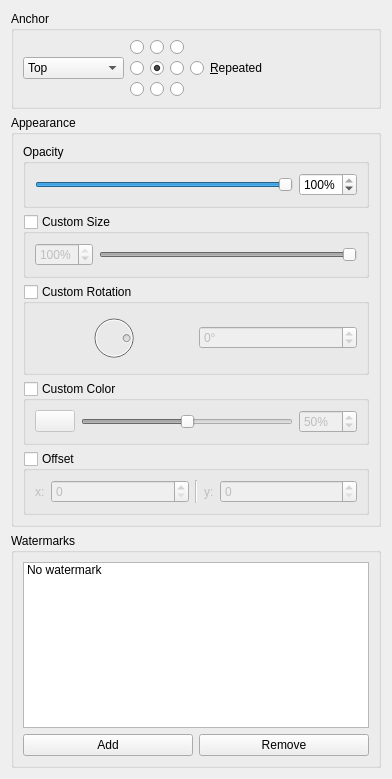
<?xml version="1.0" encoding="UTF-8"?>
<ui version="4.0">
 <class>WatermarkForm</class>
 <widget class="QWidget" name="WatermarkForm">
  <property name="geometry">
   <rect>
    <x>0</x>
    <y>0</y>
    <width>392</width>
    <height>779</height>
   </rect>
  </property>
  <property name="windowTitle">
   <string notr="true">Form</string>
  </property>
  <layout class="QVBoxLayout" name="verticalLayout">
   <item>
    <widget class="QGroupBox" name="anchorGroupBox">
     <property name="title">
      <string>Anchor</string>
     </property>
     <layout class="QHBoxLayout" name="horizontalLayout_6" stretch="0,0,0,0">
      <item>
       <widget class="QComboBox" name="comboPosition">
        <property name="currentIndex">
         <number>0</number>
        </property>
        <item>
         <property name="text">
          <string>Top</string>
         </property>
        </item>
        <item>
         <property name="text">
          <string>Top Left</string>
         </property>
        </item>
        <item>
         <property name="text">
          <string>Top Right</string>
         </property>
        </item>
        <item>
         <property name="text">
          <string>Left</string>
         </property>
        </item>
        <item>
         <property name="text">
          <string>Right</string>
         </property>
        </item>
        <item>
         <property name="text">
          <string>Bottom</string>
         </property>
        </item>
        <item>
         <property name="text">
          <string>Bottom Left</string>
         </property>
        </item>
        <item>
         <property name="text">
          <string>Bottom Right</string>
         </property>
        </item>
        <item>
         <property name="text">
          <string>Center</string>
         </property>
        </item>
        <item>
         <property name="text">
          <string>Repeated</string>
         </property>
        </item>
       </widget>
      </item>
      <item>
       <layout class="QGridLayout" name="gridLayout">
        <property name="sizeConstraint">
         <enum>QLayout::SetDefaultConstraint</enum>
        </property>
        <item row="0" column="1">
         <widget class="QRadioButton" name="radioTop">
          <property name="toolTip">
           <string>Top</string>
          </property>
          <property name="text">
           <string/>
          </property>
         </widget>
        </item>
        <item row="0" column="0">
         <widget class="QRadioButton" name="radioTopLeft">
          <property name="toolTip">
           <string>Top Left</string>
          </property>
          <property name="text">
           <string/>
          </property>
         </widget>
        </item>
        <item row="0" column="2">
         <widget class="QRadioButton" name="radioTopRight">
          <property name="toolTip">
           <string>Top Right</string>
          </property>
          <property name="text">
           <string/>
          </property>
         </widget>
        </item>
        <item row="1" column="0">
         <widget class="QRadioButton" name="radioLeft">
          <property name="toolTip">
           <string>Left</string>
          </property>
          <property name="text">
           <string/>
          </property>
         </widget>
        </item>
        <item row="2" column="0">
         <widget class="QRadioButton" name="radioBottomLeft">
          <property name="toolTip">
           <string>Bottom Left</string>
          </property>
          <property name="text">
           <string/>
          </property>
         </widget>
        </item>
        <item row="1" column="1">
         <widget class="QRadioButton" name="radioCenter">
          <property name="toolTip">
           <string>Center</string>
          </property>
          <property name="styleSheet">
           <string notr="true"/>
          </property>
          <property name="text">
           <string/>
          </property>
          <property name="checked">
           <bool>true</bool>
          </property>
         </widget>
        </item>
        <item row="2" column="1">
         <widget class="QRadioButton" name="radioBottom">
          <property name="toolTip">
           <string>Bottom</string>
          </property>
          <property name="text">
           <string/>
          </property>
         </widget>
        </item>
        <item row="1" column="2">
         <widget class="QRadioButton" name="radioRight">
          <property name="toolTip">
           <string>Right</string>
          </property>
          <property name="text">
           <string/>
          </property>
         </widget>
        </item>
        <item row="2" column="2">
         <widget class="QRadioButton" name="radioBottomRight">
          <property name="toolTip">
           <string>Bottom Right</string>
          </property>
          <property name="text">
           <string/>
          </property>
         </widget>
        </item>
       </layout>
      </item>
      <item>
       <widget class="QRadioButton" name="radioRepeated">
        <property name="text">
         <string>&amp;Repeated</string>
        </property>
       </widget>
      </item>
      <item>
       <spacer name="horizontalSpacer">
        <property name="orientation">
         <enum>Qt::Horizontal</enum>
        </property>
        <property name="sizeHint" stdset="0">
         <size>
          <width>40</width>
          <height>20</height>
         </size>
        </property>
       </spacer>
      </item>
     </layout>
    </widget>
   </item>
   <item>
    <widget class="QGroupBox" name="appearanceGroupBox">
     <property name="title">
      <string>Appearance</string>
     </property>
     <layout class="QVBoxLayout" name="verticalLayout_4">
      <item>
       <widget class="QGroupBox" name="opacityGroupBox">
        <property name="title">
         <string>Opacity</string>
        </property>
        <layout class="QHBoxLayout" name="horizontalLayout_7">
         <item>
          <widget class="QSlider" name="opacitySlider">
           <property name="minimum">
            <number>1</number>
           </property>
           <property name="maximum">
            <number>100</number>
           </property>
           <property name="sliderPosition">
            <number>100</number>
           </property>
           <property name="orientation">
            <enum>Qt::Horizontal</enum>
           </property>
          </widget>
         </item>
         <item>
          <widget class="QSpinBox" name="opacitySpinBox">
           <property name="suffix">
            <string>%</string>
           </property>
           <property name="prefix">
            <string/>
           </property>
           <property name="minimum">
            <number>1</number>
           </property>
           <property name="maximum">
            <number>100</number>
           </property>
           <property name="value">
            <number>100</number>
           </property>
          </widget>
         </item>
        </layout>
       </widget>
      </item>
      <item>
       <widget class="QGroupBox" name="sizeGroupBox">
        <property name="title">
         <string>Custom Size</string>
        </property>
        <property name="checkable">
         <bool>true</bool>
        </property>
        <property name="checked">
         <bool>false</bool>
        </property>
        <layout class="QHBoxLayout" name="horizontalLayout_3">
         <item>
          <widget class="QSpinBox" name="sizeSpinBox">
           <property name="suffix">
            <string>%</string>
           </property>
           <property name="prefix">
            <string/>
           </property>
           <property name="minimum">
            <number>1</number>
           </property>
           <property name="maximum">
            <number>100</number>
           </property>
           <property name="value">
            <number>100</number>
           </property>
          </widget>
         </item>
         <item>
          <widget class="QSlider" name="sizeSlider">
           <property name="minimum">
            <number>1</number>
           </property>
           <property name="maximum">
            <number>100</number>
           </property>
           <property name="value">
            <number>100</number>
           </property>
           <property name="orientation">
            <enum>Qt::Horizontal</enum>
           </property>
          </widget>
         </item>
        </layout>
       </widget>
      </item>
      <item>
       <widget class="QGroupBox" name="rotationGroupBox">
        <property name="title">
         <string>Custom Rotation</string>
        </property>
        <property name="checkable">
         <bool>true</bool>
        </property>
        <property name="checked">
         <bool>false</bool>
        </property>
        <layout class="QHBoxLayout" name="horizontalLayout">
         <item>
          <widget class="QDial" name="rotationDial">
           <property name="maximum">
            <number>359</number>
           </property>
           <property name="value">
            <number>270</number>
           </property>
           <property name="sliderPosition">
            <number>270</number>
           </property>
           <property name="tracking">
            <bool>true</bool>
           </property>
           <property name="orientation">
            <enum>Qt::Horizontal</enum>
           </property>
           <property name="invertedAppearance">
            <bool>false</bool>
           </property>
           <property name="invertedControls">
            <bool>false</bool>
           </property>
           <property name="wrapping">
            <bool>true</bool>
           </property>
           <property name="notchesVisible">
            <bool>false</bool>
           </property>
          </widget>
         </item>
         <item>
          <widget class="QSpinBox" name="rotationSpinBox">
           <property name="wrapping">
            <bool>true</bool>
           </property>
           <property name="suffix">
            <string>°</string>
           </property>
           <property name="prefix">
            <string/>
           </property>
           <property name="maximum">
            <number>359</number>
           </property>
          </widget>
         </item>
        </layout>
       </widget>
      </item>
      <item>
       <widget class="QGroupBox" name="colorGroupBox">
        <property name="title">
         <string>Custom Color</string>
        </property>
        <property name="checkable">
         <bool>true</bool>
        </property>
        <property name="checked">
         <bool>false</bool>
        </property>
        <layout class="QHBoxLayout" name="horizontalLayout_10">
         <item>
          <widget class="QPushButton" name="colorPushButton">
           <property name="text">
            <string notr="true"/>
           </property>
          </widget>
         </item>
         <item>
          <widget class="QSlider" name="colorOpacitySlider">
           <property name="maximum">
            <number>100</number>
           </property>
           <property name="value">
            <number>50</number>
           </property>
           <property name="orientation">
            <enum>Qt::Horizontal</enum>
           </property>
          </widget>
         </item>
         <item>
          <widget class="QSpinBox" name="colorOpacitySpinBox">
           <property name="suffix">
            <string>%</string>
           </property>
           <property name="maximum">
            <number>100</number>
           </property>
           <property name="value">
            <number>50</number>
           </property>
          </widget>
         </item>
        </layout>
       </widget>
      </item>
      <item>
       <widget class="QGroupBox" name="offsetGroupBox">
        <property name="title">
         <string>Offset</string>
        </property>
        <property name="checkable">
         <bool>true</bool>
        </property>
        <property name="checked">
         <bool>false</bool>
        </property>
        <layout class="QHBoxLayout" name="horizontalLayout_11" stretch="0,1,0,0,1">
         <item>
          <widget class="QLabel" name="label_6">
           <property name="text">
            <string>x:</string>
           </property>
          </widget>
         </item>
         <item>
          <widget class="QSpinBox" name="xOffsetSpinBox">
           <property name="accelerated">
            <bool>true</bool>
           </property>
          </widget>
         </item>
         <item>
          <widget class="Line" name="line">
           <property name="orientation">
            <enum>Qt::Vertical</enum>
           </property>
          </widget>
         </item>
         <item>
          <widget class="QLabel" name="label_7">
           <property name="text">
            <string>y:</string>
           </property>
          </widget>
         </item>
         <item>
          <widget class="QSpinBox" name="yOffsetSpinBox">
           <property name="accelerated">
            <bool>true</bool>
           </property>
          </widget>
         </item>
        </layout>
       </widget>
      </item>
     </layout>
    </widget>
   </item>
   <item>
    <widget class="QGroupBox" name="watermarksGroupBox">
     <property name="title">
      <string>Watermarks</string>
     </property>
     <layout class="QVBoxLayout" name="verticalLayout_3">
      <item>
       <widget class="QListWidget" name="listWidget">
        <property name="currentRow">
         <number>-1</number>
        </property>
        <item>
         <property name="text">
          <string>No watermark</string>
         </property>
         <property name="icon">
          <iconset theme="empty">
           <normaloff>.</normaloff>.</iconset>
         </property>
        </item>
       </widget>
      </item>
      <item>
       <layout class="QHBoxLayout" name="horizontalLayout_4">
        <property name="topMargin">
         <number>0</number>
        </property>
        <item>
         <widget class="QPushButton" name="buttonAdd">
          <property name="text">
           <string>Add</string>
          </property>
          <property name="icon">
           <iconset theme="add">
            <normaloff>.</normaloff>.</iconset>
          </property>
         </widget>
        </item>
        <item>
         <widget class="QPushButton" name="buttonRemove">
          <property name="text">
           <string>Remove</string>
          </property>
          <property name="icon">
           <iconset theme="remove">
            <normaloff>.</normaloff>.</iconset>
          </property>
         </widget>
        </item>
       </layout>
      </item>
     </layout>
    </widget>
   </item>
  </layout>
 </widget>
 <resources>
  <include location="../ressources/icons.qrc"/>
 </resources>
 <connections/>
</ui>
